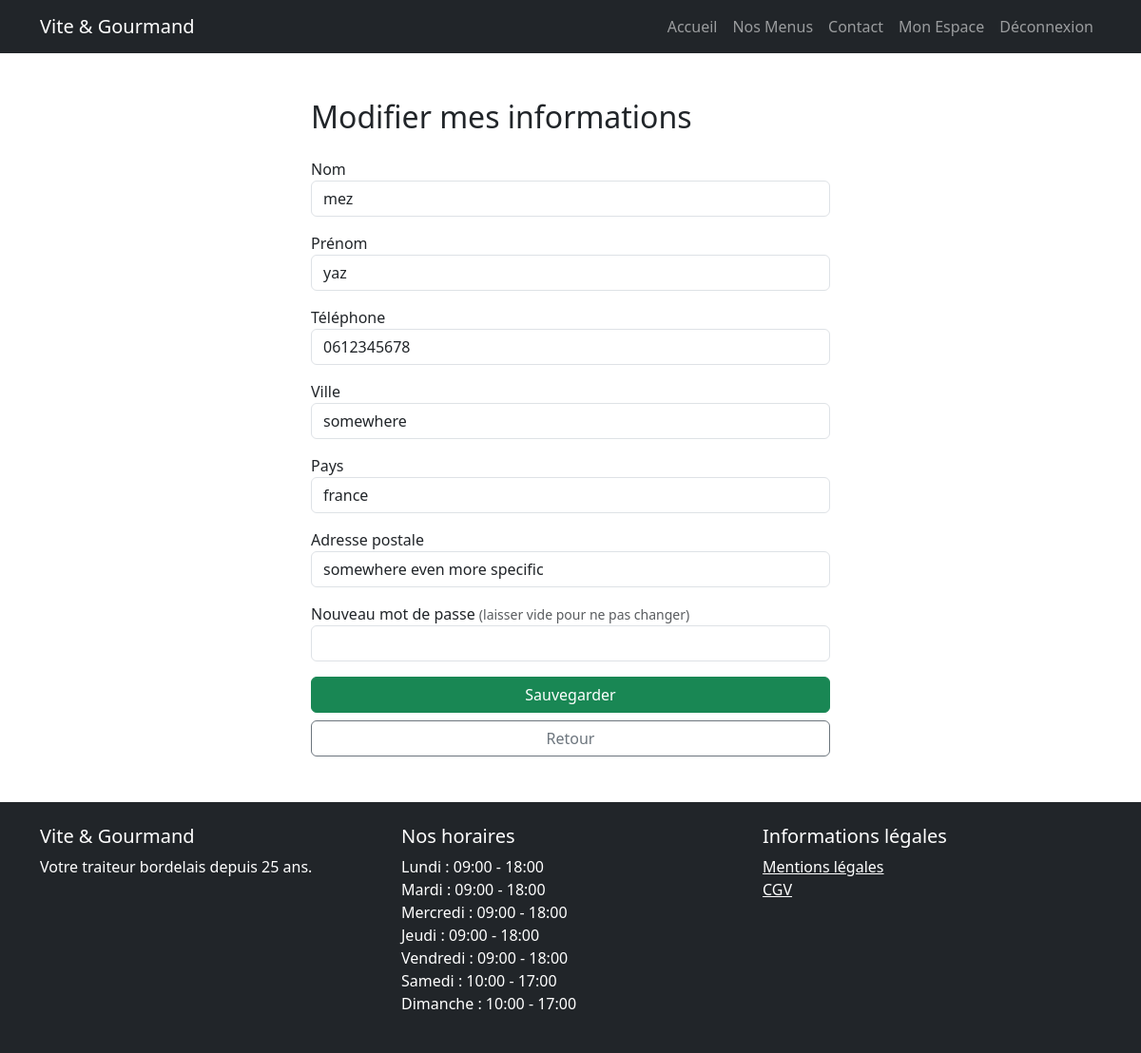
Screenshot of /pages/edit-profile.php (signed in) with the database file from the repository.
### tables this page shows
CREATE TABLE `utilisateur` (
  `utilisateur_id` int(11) NOT NULL,
  `email` varchar(50) NOT NULL,
  `password` varchar(255) NOT NULL,
  `nom` varchar(50) NOT NULL,
  `prenom` varchar(50) NOT NULL,
  `telephone` varchar(50) DEFAULT NULL,
  `ville` varchar(50) DEFAULT NULL,
  `pays` varchar(50) DEFAULT NULL,
  `adresse_postale` varchar(50) DEFAULT NULL,
  `role_id` int(11) NOT NULL
);

CREATE TABLE `horaire` (
  `horaire_id` int(11) NOT NULL,
  `jour` varchar(50) NOT NULL,
  `heure_ouverture` varchar(50) DEFAULT NULL,
  `heure_fermeture` varchar(50) DEFAULT NULL
);

### pages/edit-profile.php (the view, shortened to what this page needs)
<?php
require_once '../config/db.php';
require_once '../includes/header.php';
require_once '../includes/nav.php';
$user_id = $_SESSION['user']['id'];
$stmt = $pdo->prepare("SELECT * FROM utilisateur WHERE utilisateur_id = ?");
$stmt->execute([$user_id]);
$user = $stmt->fetch();
?>
<main class="container mt-5">
    <div class="row justify-content-center">
        <div class="col-md-6">
            <h2 class="mb-4">Modifier mes informations</h2>
            <form action="/vite-gourmand/actions/edit-profile.action.php" method="POST">
                <div class="mb-3">
                    <label>Nom</label>
                    <input type="text" name="nom" class="form-control" value="<?= htmlspecialchars($user['nom']) ?>" required>
                </div>
                <div class="mb-3">
                    <label>Prénom</label>
                    <input type="text" name="prenom" class="form-control" value="<?= htmlspecialchars($user['prenom']) ?>" required>
                </div>
                <div class="mb-3">
                    <label>Téléphone</label>
                    <input type="text" name="telephone" class="form-control" value="<?= htmlspecialchars($user['telephone']) ?>">
                </div>
                <div class="mb-3">
                    <label>Ville</label>
                    <input type="text" name="ville" class="form-control" value="<?= htmlspecialchars($user['ville']) ?>">
                </div>
                <div class="mb-3">
                    <label>Pays</label>
                    <input type="text" name="pays" class="form-control" value="<?= htmlspecialchars($user['pays']) ?>">
                </div>
                <div class="mb-3">
                    <label>Adresse postale</label>
                    <input type="text" name="adresse_postale" class="form-control" value="<?= htmlspecialchars($user['adresse_postale']) ?>">
                </div>
                <div class="mb-3">
                    <label>Nouveau mot de passe <small class="text-muted">(laisser vide pour ne pas changer)</small></label>
                    <input type="password" name="password" class="form-control">
                </div>
                <button type="submit" class="btn btn-success w-100">Sauvegarder</button>
                <a href="/vite-gourmand/espaces/utilisateur/dashboard.php" class="btn btn-outline-secondary w-100 mt-2">Retour</a>
            </form>
        </div>
    </div>
</main>
<?php require_once '../includes/footer.php'; ?>

### includes/footer.php (shortened to what this page needs)
<?php
require_once __DIR__ . '/../config/db.php';
$stmt = $pdo->query("SELECT * FROM horaire ORDER BY horaire_id ASC");
$horaires = $stmt->fetchAll();
?>
<footer class="bg-dark text-white mt-5 py-4">
    <div class="container">
        <div class="row">
            <div class="col-md-4">
                <h5>Vite & Gourmand</h5>
                <p>Votre traiteur bordelais depuis 25 ans.</p>
            </div>
            <div class="col-md-4">
                <h5>Nos horaires</h5>
                <ul class="list-unstyled">
                    <?php foreach($horaires as $h): ?>
                        <li><?= $h['jour'] ?> : <?= $h['heure_ouverture'] ?> - <?= $h['heure_fermeture'] ?></li>
                    <?php endforeach; ?>
                </ul>
            </div>
            <div class="col-md-4">
                <h5>Informations légales</h5>
                <ul class="list-unstyled">
                    <li><a href="/vite-gourmand/pages/mentions-legales.php" class="text-white">Mentions légales</a></li>
                    <li><a href="/vite-gourmand/pages/cgv.php" class="text-white">CGV</a></li>
                </ul>
            </div>
        </div>
    </div>
</footer>
</body>
</html>

### rows the page displays
utilisateur: nom "mez", prenom "yaz", telephone "0612345678", ville "somewhere", pays "france", adresse_postale "somewhere even more specific"
horaire: jour "Lundi", heure_ouverture "09:00", heure_fermeture "18:00"
horaire: jour "Mardi", heure_ouverture "09:00", heure_fermeture "18:00"
horaire: jour "Mercredi", heure_ouverture "09:00", heure_fermeture "18:00"
horaire: jour "Jeudi", heure_ouverture "09:00", heure_fermeture "18:00"
horaire: jour "Vendredi", heure_ouverture "09:00", heure_fermeture "18:00"
horaire: jour "Samedi", heure_ouverture "10:00", heure_fermeture "17:00"
horaire: jour "Dimanche", heure_ouverture "10:00", heure_fermeture "17:00"
